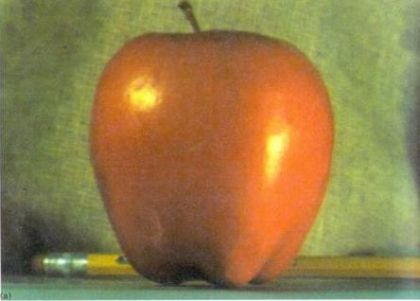
#> input picture images/apple1.jpg, 420 x 301 px
$ jupyter execute --allow-errors week_1.ipynb   (shell and % lines are left out)
#> lines starting #> are read from the running program, lines starting #| are printed output that depends on the picture
# Week 1 Inroduction

This is an unassessed coursework to help you learn some key Python features that you will undoubtedly need at some point during this module.
For those of you who haven't used Python before please work through [Intro-to-Python](https://gitlab.erc.monash.edu.au/andrease/Python4Maths/-/tree/master/Intro-to-Python) gitlab notebooks they provide excellent introduction to Python.
From 00-07 will be more than sufficient to get you used to Python and of course it will be better if you did more.
And for those who have previous Python experience feel free to skip them.

This coursework should be worked on during the scheduled tutorial sessions where you can ask questions if you get stuck.

[cell 1]
# %matplotlib inline is a magic function for displaying the image in the notebook
import numpy as np
import cv2
import matplotlib.image as mpimg
from matplotlib import pyplot as plt
#to visualize the plots within the notebook

## Task 1. Basic loading and displaying
In this task you will learn how to load, display and convert to gray scale RGB images.
### 1.1 Display image
Download a color image and place it in the images' folder if you like or use the images already there.
Now load the image and display it but be careful as different loading functions can represent images in a different datatype or different channels order.

`Hint 1: images in python can be though of as a multidimentional array`
`Hint 2: Use OpenCV to load the image`

[cell 2]
# fill in missing part
img = cv2.imread("../images/apple1.jpg")
#> img is the input picture: shape (301, 420, 3); mean B, G, R 72.9, 123.8, 147.5
print("Image shape", img.shape)
#| Image shape (301, 420, 3)
print("Image datatype", img.dtype) # replace this code and load your image
#| Image datatype uint8

plt.figure()
plt.imshow(img[:,:,0], cmap='Blues')
plt.figure()
plt.imshow(img[:,:,1], cmap='Greens')
plt.figure()
plt.imshow(img[:,:,2], cmap='Reds')
plt.figure()
image_rgb = cv2.cvtColor(img, cv2.COLOR_BGR2RGB)
plt.figure()
plt.imshow(image_rgb)
plt.show()
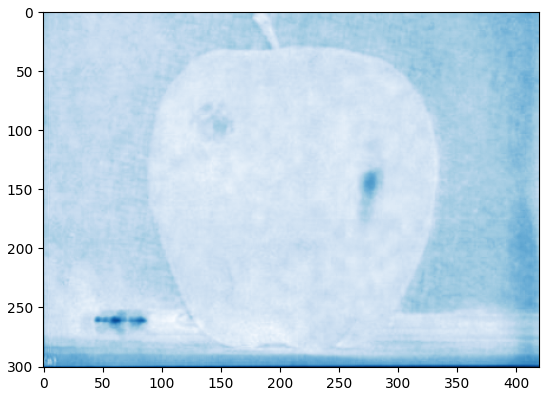
#> figure drawn by matplotlib, 1 panel
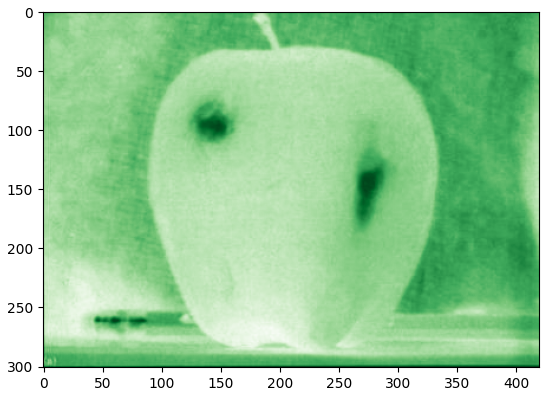
#> figure drawn by matplotlib, 1 panel
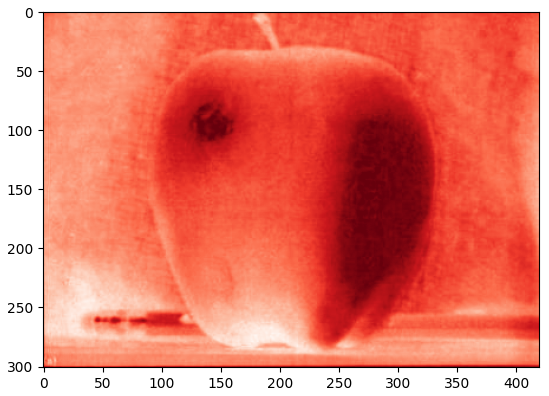
#> figure drawn by matplotlib, 1 panel

Play a bit with the image and understand how the images are represented in Python for example try:
- Printing the shape
- Try accessing image channels
- Display each channel separately
- Swap the channels and display the image

Did you notice any differences when you swapped the channels? or visualized only one channel ata time?

[cell 3]
print(img.shape)
#| (301, 420, 3)

# Play with the images here

### 1.2 Convert to gray scale
`Hint: try using cvtColor from openCV packge`

[cell 4]
gray_img = cv2.cvtColor(img, cv2.COLOR_BGR2GRAY)
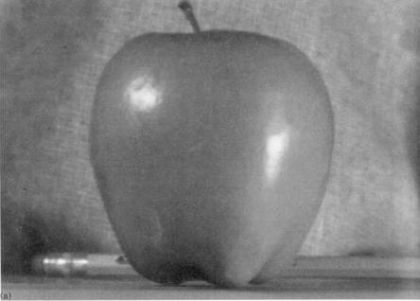
#> gray_img: shape (301, 420); min 20, max 250, mean 125.1
#> (the rest of this cell did not finish here and is left out)

Try writing your oen method to convert RGB images to gray scale.

[cell 5]
def to_gray(img):
    '''
    Convert and RGB image into gray scale
    :param img: RBG image with size HxWx3
    :return: gray scaled image of size HxW
    '''
    assert len(img.shape) == 3, f'Wrong input image dimensions, we expected an input of size HxWxC instead we got {img.shape}'
    h,w,c = img.shape
    gray_img = img[:,:,0] * 0.114 + img[:,:,1]*0.587 + img[:,:,2]*0.299
    # Y = 0.299 * R + 0.587 * G + 0.114 * B
 # Modify this part to convert the image onto gray scale

    assert gray_img.shape == (h,w), 'Wrong spacial dimensions, your method should only change the channel dimension'
    return gray_img

## More advanced basics
Now we have learned how to load and display images, and we have some information about how Python represent images we can do more advance image manipulations.

### 2.1 Transpose
Flip the image across its diagonal.

[cell 6]
transposed_img = cv2.transpose(image_rgb) # replace this code and load your image
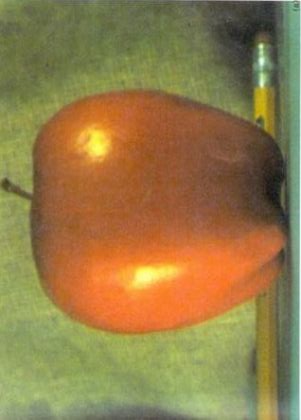
#> transposed_img: shape (420, 301, 3); mean R, G, B 147.5, 123.8, 72.9
plt.imshow(transposed_img)
# display the image
# display(transposed_img)

### 2.2 Split the image
Split the image into four equal parts and display each of them.
You can display each of them separately or preferably in a single plot using `subplots`.

`Hint: Do not use for loop, try NumPy array slicing. Be carefull of the coordinate system!`

[cell 7]
first_part = image_rgb[0:img.shape[0]//2 , 0:img.shape[1]//2,:]
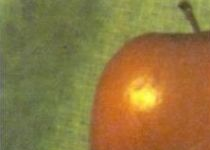
#> first_part: shape (150, 210, 3); mean R, G, B 142.2, 119.1, 64.2
second_part = image_rgb[0:img.shape[0]//2 , (img.shape[1]//2):]
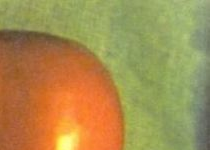
#> second_part: shape (150, 210, 3); mean R, G, B 167.6, 142, 79.8
third_part = image_rgb[img.shape[0]//2: , 0:img.shape[1]//2]
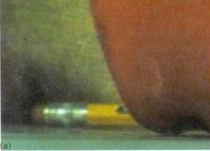
#> third_part: shape (151, 210, 3); mean R, G, B 111.7, 99.5, 68.4
fourth_part = image_rgb[img.shape[0]//2: , (img.shape[1]//2):]
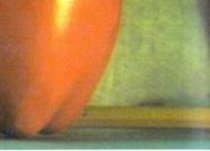
#> fourth_part: shape (151, 210, 3); mean R, G, B 168.5, 134.7, 79.4
plt.subplot(2, 2, 1)
plt.imshow(first_part)
plt.subplot(2, 2, 2)
plt.imshow(second_part)
plt.subplot(2, 2, 3)
plt.imshow(third_part)
plt.subplot(2, 2, 4)
plt.imshow(fourth_part)
# display all parts

## Scaling and loops
Use openCV python routines to scale down the image and plot them side by side with the full scaled image.
Write your own function to scale down the image using an average of 4 pixels.

[cell 8]
scaled_img = cv2.pyrUp(image_rgb, (150, 210))
#> (the rest of this cell did not finish here and is left out)
